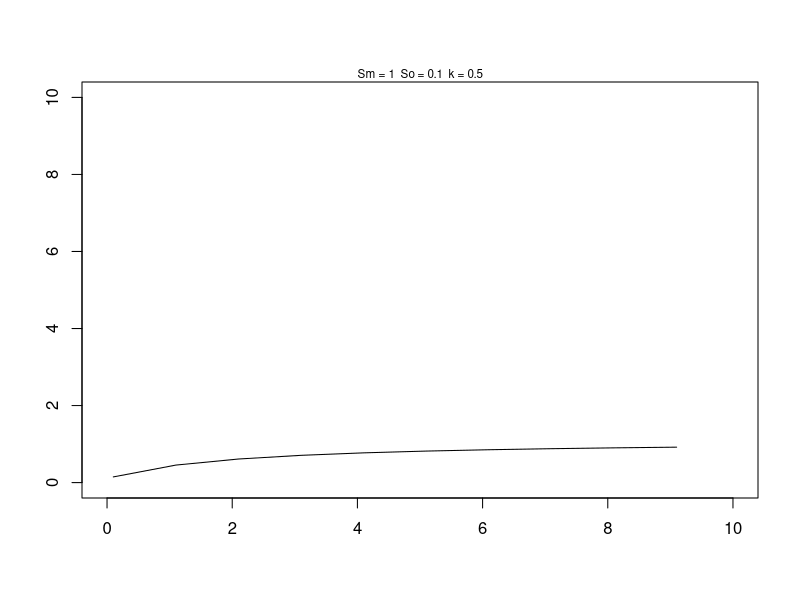
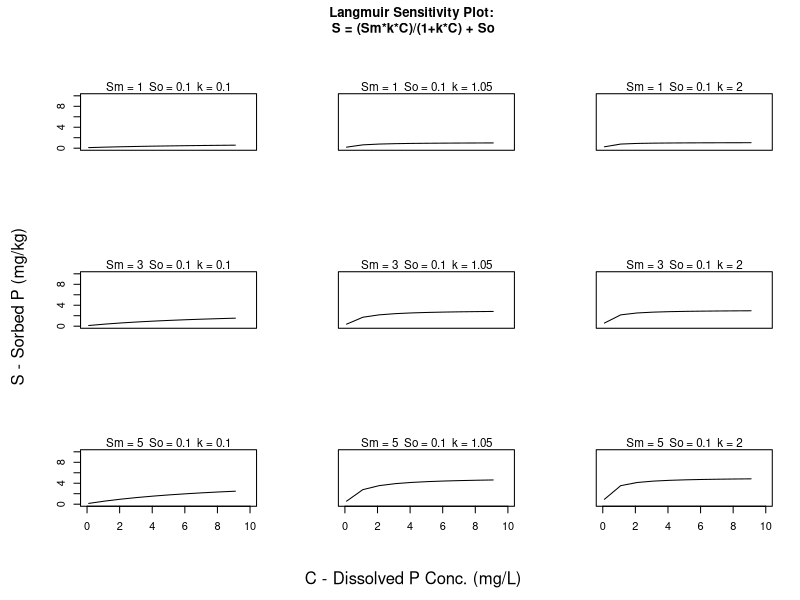
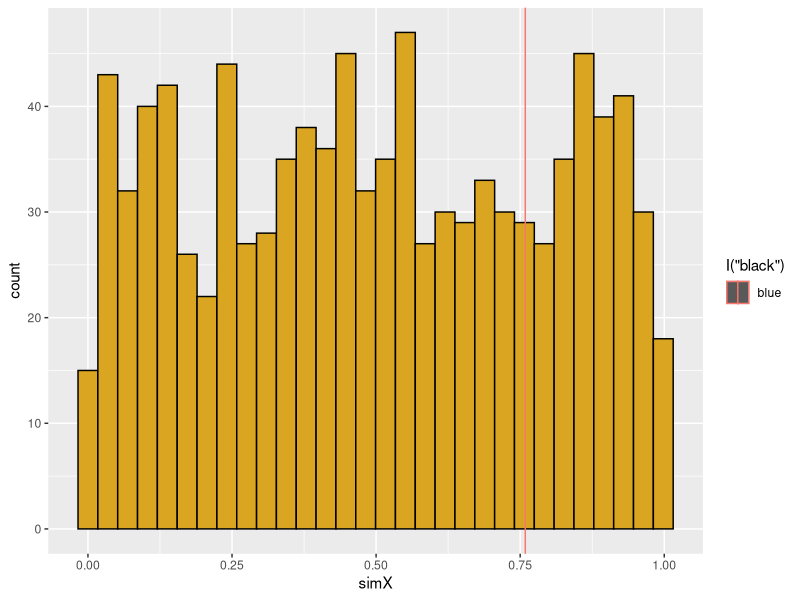
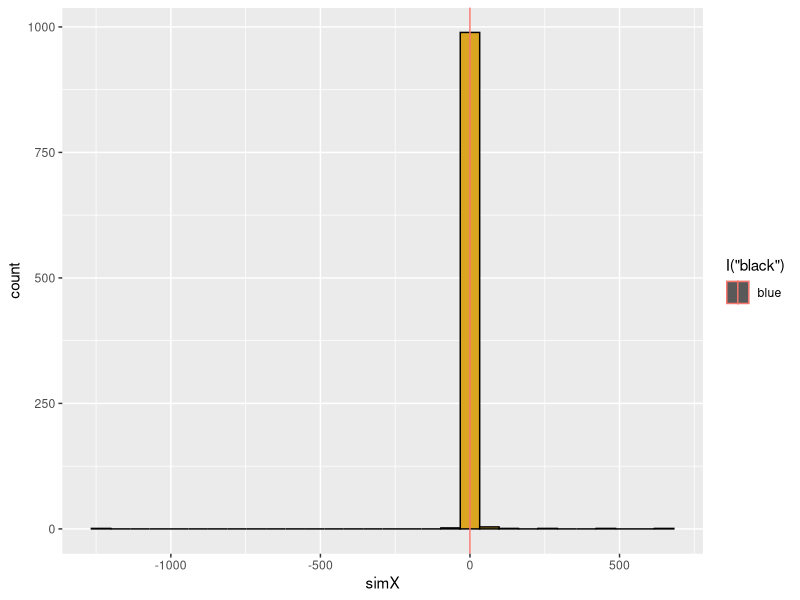

These charts were generated, in order, by the following R code: (Note: this script raises an error after producing the figures.)
## ---- chunk 1
knitr::opts_chunk$set(echo = TRUE)
## ---- chunk 2
#########################################################
# FUNCTION: Langmuir
# half saturation equation for sediment P concentration
# as a function of dissolved P concentration determined 
# during sorption isotherm experiments with soil cores.
# INPUT: C - (mg L^-1) concentration of dissolve P in soil porewater
#        k - (L mg^-1) adsorption energy coefficient
#        Sm - (mg kg^-1) maximum soil p concentration 
#        So - (mg kg^-1) minimum soil p concentration 
# OUTPUT: S - vector
#-------------------------------------------------------
Langmuir <- function(C=NULL,
                     k=0.5,
                     Sm=1,
                     So=0.01){
  if (is.null(C)) C <- c(0.02,
                         0.04*1.9^1:10,
                         seq(0.01,10,length.out=5))
  S <- (Sm*k*C)/(1+k*C) + So
return(S)
}
Langmuir()

###################################################
# FUNCTION: LangmuirPlot
# half saturation equation for sediment P concentration
# as a function of dissolved P concentration determined 
# during sorption isotherm experiments with soil cores.
# INPUT: C - (mg L^-1) concentration of dissolve P in soil porewater
#        k - (L mg^-1) adsorption energy coefficient
#        Sm - (mg kg^-1) maximum soil p concentration 
#        So - (mg kg^-1) minimum soil p concentration 
# OUTPUT: ggplot of langmuir equation
#-------------------------------------------------
LangmuirPlot <- function(C=NULL,
                         k=0.5,
                         Sm=1,
                         So=0.1,
                         Labels=FALSE,
                         xnum='t',
                         ynum='t'){
  if (is.null(C)) C <- 0.1:10
  if (Labels==TRUE){
    lb <- c("S - Sorbed P (mg/kg)",
           "C - Dissolved P Conc. (mg/L)")
    a <- TRUE
    }else{
             lb <- c(NULL,NULL)
             a <- FALSE
             
           }
  S<-Langmuir(C,k,Sm,So)
  plot(x=C,y=S,type="l",
       ylim=c(0,10),xlim=c(0,10),
       xlab=lb[2],ylab=lb[1],
       ann=a,yaxt = ynum, xaxt = xnum)
  mtext(paste("Sm =", Sm," So =",So," k =",k),cex=0.7)
}
LangmuirPlot()

#pdf("arrayplot_HW11.pdf") # open pdf, comment out for knit
# loop to make plot matrix 
n <- 3 # number 
# set up plot array with title margin 'oma' and set the title to outer.   
par(mfrow=c(n,n),oma=c(2,2,3,0))
i = 0
for (Sm in seq(1,5,length.out = n)){
  i = i + 1
  j = 0
  for (k in seq(0.1,2,length.out = n)){
    j = j + 1
    # call lagmuir plot and remove axis labels of inner matrix
    LangmuirPlot(k=k,Sm=Sm,Labels=FALSE,
                 ynum=(if(j==1)'t'else'n'),# remove inner y axis values
                 xnum=(if(i==3)'t'else'n'))# remove inner x axis values
  }
}
title(main="Langmuir Sensitivity Plot: \n S = (Sm*k*C)/(1+k*C) + So ",outer=TRUE)
mtext("S - Sorbed P (mg/kg)",side=2,outer=TRUE) # Y axis
mtext("C - Dissolved P Conc. (mg/L)",side=1,outer=TRUE) # X axis
# save plot to pdf

#dev.off() # close pdf, comment out for knit
## ---- chunk 3
# get metric
##############################################
# get.pctdiff.slopes
# returns percent difference in regression slopes
# from two x,y dataframes being compared
get.pctdiff.slopes <- function (z=NULL){
  if (is.null(z)){
   z <- data.frame(Y=runif(10),
                     X1=1:10,
                     X2=rep(c('A','B'),5))
  }
  # Y = b0 + b1*X1 + b2*X2B + b3*X1*X2B
  . <- lm(Y~X1*X2,z)
  # slope of x2 A
  s1 <-.$coefficients[2]
  # slope of x2 B
  s2 <-.$coefficients[4] + s1
  pds <- (s2-s1)/s1
  #pds <- abs(s2-s1) diff gives same result P value as pct diff
  return(pds)
}
get.pctdiff.slopes()

######################################################
# FUNCTION: shuffleData
# randomize the position of x and y values
# input: 3+ colunm data frame for regression (ID, yVar, xVar, x etc..)
# output: 3+ column data frame 
#----------------------------------------------------------
shuffleData <- function(z=NULL){
  if(is.null(z)){
    xVar <- 1:20
    yVar <- xVar + 10*rnorm(20)
    z <- data.frame(ID=seq_along(xVar),yVar,xVar)
  }
  z[,2] <- sample(z[,2])
  z[,3] <- sample(z[,3])
  return(z)
}
shuffleData()

###########################################################
# FUNCTION: getPVal
# calculate p value for observed, simulated data
# input: list containing observed metric and vector of simulated data
# output: lower, upper tail probability
#----------------------------------------------------------
getPVal <- function(z=NULL){
  if(is.null(z)){
    z <- list(xObs=runif(1),xSim=runif(1000))
  } #end if
  pLower <- mean(z[[2]]<=z[[1]]) #the mean of a boolean vector returns proportion true
  pUpper <- mean(z[[2]]>=z[[1]])
  return(c(pL=pLower,pU=pUpper))
}
getPVal()

###########################################################
# FUNCTION: plotRanTest
# ggplot graph 
# input: list containing observed metric and vector of simulated metrix 
# output: ggplot graph
#----------------------------------------------------------
plotRanTest<- function(z=NULL){
  require(ggplot2)
  if(is.null(z)){
    z <- list(xObs=runif(1),xSim=runif(1000))
  } #end if
  df <- data.frame(ID=seq_along(z[[2]]),simX=z[[2]])
  p1 <- ggplot(data=df,mapping=aes(x=simX))
  p1 + geom_histogram(mapping=aes(fill=I("goldenrod"),color=I("black"))) + geom_vline(aes(xintercept=z[[1]],col="blue"))
}
plotRanTest()

# MAIN PROGRAM----------------------------------
set.seed(10235)
#global variables
nSim <- 1000
Xsim <- rep(NA,nSim) # will hold simulated slopes

# Raw Data in 'wide' format
YA <- c(1659,649,650,377,1825,1924)
YB <- c(965,1855,1972,493,2081,1439)
#YC <- c(3172,6090,5888,4348,13874,9348)
X <- c(4900,6800,6700,5700,13700,10500)
ID <- seq_along(X)
# Convert data into 'long' format
X1 <- rep(X,2) 
X2 <- c(rep("A",6),rep("B",6))
Y <- c(YA,YB)
# Make data frame with 'long' format data
df <- data.frame(ID=ID,Y=Y,X1=X1,X2=X2)

# randomization test siginificance of model parameter
Xobs <- get.pctdiff.slopes(df)

for (i in seq_len(nSim)){
  Xsim[i] <- get.pctdiff.slopes(shuffleData(df))
}

slopes <- list(Xobs,Xsim)

test1 <- getPVal(slopes)
plotRanTest(slopes)
## ---- chunk 4
#####################################################
# nonparm.slopes.test()
# get p value for comparison of slopes of categorical variables in multiple regression or analysis of covariance model using non-parametric lsmeans method
#
nonparm.slopes.test <- function (z=NULL){
  if (is.null(z)){
    z <- data.frame(Y=runif(10),
                     X1=1:10,
                     X2=rep(c('A','B'),5))
  }
  if (!require("lsmeans")) install.packages("lsmeans")
  # Compare slopes using lsmeans package
  # get slopes and confidence intervals
  . <- lm(Y~X1*X2,data=z)
  . <- lsmeans::lstrends(., "X2", var="X1")
  # Compare slopes and generate p-value for comparisons
  . <- pairs(.)
  . <- summary(.)
  p <- .$p.value
  names(p) <- .$contrast
  return(p)
}
nonparm.slopes.test()

# ####################################################
# # FAILING BUILD for R 3.5, works for R 3.4 and below
# # tII.slopes.test()
# # get p value for comparison of slopes of categorical variables in multiple regression or analysis of covariance model using type II sum of squares method from 'car' package
# 
# tII.slopes.test <- function (z=NULL){
#   if (is.null(z)){
#     z <- data.frame(Y=runif(10),
#                      X1=1:10,
#                      X2=rep(c('A','B'),5))
#   }
#   # cars packages not working on R3.5 due to failing data.table build as of 20180501, Need to run on R 3.4
#   if (!require('data.table')) install.packages('data.table')
#   if (!require('car')) install.packages('car')
#   # get type II sum of sq for lm of data
#   . <- car::Anova(lm(Y~X1*X2,data=z),type="II")
#   p <- .[[4]][3] # get p val for X1:X2 interation
#   names(p) <- 'X1:X2'
#   return(p)
# }
# tII.slopes.test()


# MAIN PROGRAM --------------------------------

# probability the difference in slopes is not different from zero 
# from lsmeans method pairwise comparison method
# t2 <- tII.slopes.test(df)
t2 <- c('X1:X2'=0.863664)
t3 <- nonparm.slopes.test(df)
t3 - t2 # t2 and t3 return same P value
names(t3) <- "type II SS test p on X1:X2"
# randomization test method
# probability the difference in slopes is not different from zero 
# calc. central tendancy of data: uppertail - lowertail
t1 <- test1[1] - test1[2] 
names(t1) <- "randomization test p on X1:X2"
# print results
cat('RESULTS: \n',names(t1), ':\n',t1,'\n',names(t3),':\n',t3)
# print interpretation of results
cat('INTERPRETATION: \n The implication of this result is that the \n randomization test (ph0t1) is more conservative in estimating significant \n differences that the and the type II sum of square of anova or lsmeans \n non-parametric pairwise comparison (ph0t2). The randomization test indicates \n a 46% probability that a random sample of this data results in a zero \n difference in slopes of factor A and factor B, while type II SS indicates \n an 86% probability that the true mean of slopes of factor A and B are not \n different. Both p-values are high enough to accept the null hypothesis of \n zero difference in slopes assuming the lowest acceptable threshold for \n alpha of 0.1.')
